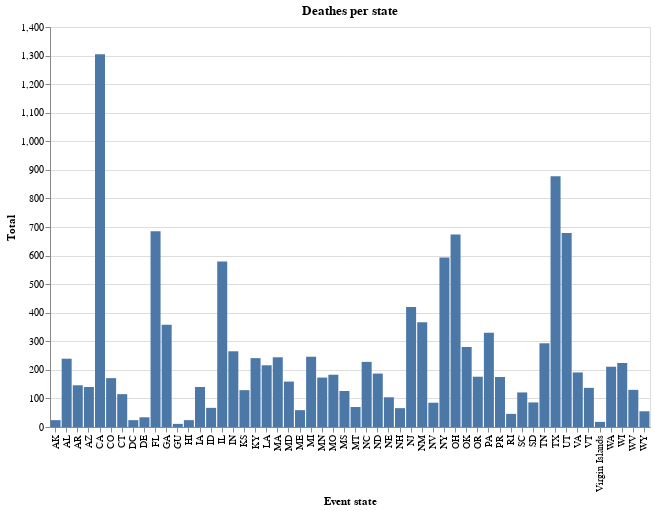

Notebook code cell kept with this figure:
### Code cell
chart4 = alt.Chart(df3,title='Deathes per state').mark_bar().encode(
    x = alt.X('Event state:N'),
    y = alt.Y('Total:Q')
).properties(
    width=600,
    height=400)
chart4

### Figure 1 — Vega-Lite specification as saved in the notebook (floating-point values rounded to 4 significant figures)
{"config": {"view": {"continuousWidth": 400, "continuousHeight": 300}}, "data": {"name": "data-d32caea3f165c279184e9431c0c8744e"}, "mark": "bar", "encoding": {"x": {"type": "nominal", "field": "Event state"}, "y": {"type": "quantitative", "field": "Total"}}, "height": 400, "title": "Deathes per state", "width": 600, "$schema": "https://vega.github.io/schema/vega-lite/v4.8.1.json", "datasets": {"data-d32caea3f165c279184e9431c0c8744e": [{"Event state": "AK", "Total": 24}, {"Event state": "AL", "Total": 239}, {"Event state": "AR", "Total": 146}, {"Event state": "AZ", "Total": 140}, {"Event state": "CA", "Total": 1305}, {"Event state": "CO", "Total": 171}, {"Event state": "CT", "Total": 115}, {"Event state": "DC", "Total": 24}, {"Event state": "DE", "Total": 34}, {"Event state": "FL", "Total": 685}, {"Event state": "GA", "Total": 358}, {"Event state": "GU", "Total": 11}, {"Event state": "HI", "Total": 24}, {"Event state": "IA", "Total": 140}, {"Event state": "ID", "Total": 67}, {"Event state": "IL", "Total": 579}, {"Event state": "IN", "Total": 265}, {"Event state": "KS", "Total": 129}, {"Event state": "KY", "Total": 241}, {"Event state": "LA", "Total": 216}, {"Event state": "MA", "Total": 244}, {"Event state": "MD", "Total": 159}, {"Event state": "ME", "Total": 59}, {"Event state": "MI", "Total": 246}, {"Event state": "MN", "Total": 173}, {"Event state": "MO", "Total": 183}, {"Event state": "MS", "Total": 126}, {"Event state": "MT", "Total": 70}, {"Event state": "NC", "Total": 228}, {"Event state": "ND", "Total": 187}, {"Event state": "NE", "Total": 104}, {"Event state": "NH", "Total": 66}, {"Event state": "NJ", "Total": 420}, {"Event state": "NM", "Total": 367}, {"Event state": "NV", "Total": 85}, {"Event state": "NY", "Total": 593}, {"Event state": "OH", "Total": 674}, {"Event state": "OK", "Total": 280}, {"Event state": "OR", "Total": 176}, {"Event state": "PA", "Total": 330}, {"Event state": "PR", "Total": 175}, {"Event state": "RI", "Total": 46}, {"Event state": "SC", "Total": 121}, {"Event state": "SD", "Total": 86}, {"Event state": "TN", "Total": 293}, {"Event state": "TX", "Total": 878}, {"Event state": "UT", "Total": 679}, {"Event state": "VA", "Total": 191}, {"Event state": "VT", "Total": 137}, {"Event state": "Virgin Islands", "Total": 18}, {"Event state": "WA", "Total": 211}, {"Event state": "WI", "Total": 224}, {"Event state": "WV", "Total": 130}, {"Event state": "WY", "Total": 55}]}}
